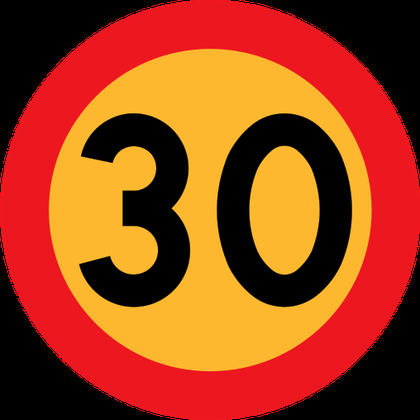
%> input picture SignalDetector/limit30.png, 420 x 420 px, shrunk from 508 x 508 before the run
$ octave ImageMeanShiftCluster.m   (GNU Octave 9; MATLAB toolbox functions it lacks are replaced by stand-ins)
%> lines starting %> are read from the running program, lines starting %| are printed output that depends on the picture
%Esempio del Mean Shift CLUSTERING applicato alle Immagini
%
%Genero dei punti da una Mistura di gaussiane 2D
clc;clear;close all;
Irgb=imread('./limit30.png');
%> Irgb is the input picture: size 420x420x3 uint8; mean R, G, B 160.4, 66.9, 25.3
Irgb=Irgb(1:6:end,1:6:end,:);
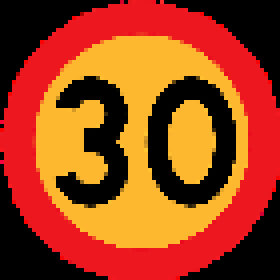
%> Irgb: size 70x70x3 uint8 (shown 4 times larger); mean R, G, B 160.1, 66.6, 25.3
figure(1);
imshow(Irgb);
R=Irgb(:,:,1);
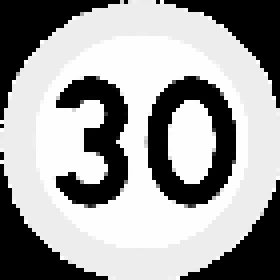
%> R: size 70x70 uint8 (shown 4 times larger); min 0, max 255, mean 160.1
G=Irgb(:,:,2);
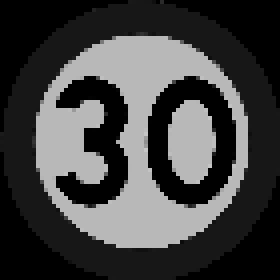
%> G: size 70x70 uint8 (shown 4 times larger); min 0, max 199, mean 66.6
B=Irgb(:,:,3);
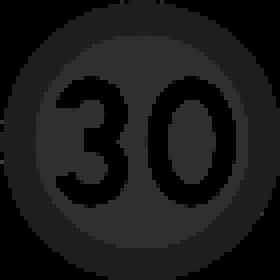
%> B: size 70x70 uint8 (shown 4 times larger); min 0, max 63, mean 25.3

[m,n,c]=size(Irgb);
%> m = 70; n = 70; c = 3
Npoints=m*n;
%> Npoints = 4900

R=reshape(R,1,Npoints);
%> R = 4900 values, max 255 at index 31, min 0 at index 1, mean 160.1
G=reshape(G,1,Npoints);
%> G = 4900 values, max 199 at index 2558, min 0 at index 1, mean 66.59
B=reshape(B,1,Npoints);
%> B = 4900 values, max 63 at index 41, min 0 at index 1, mean 25.26
Xi=double([R;G;B])/255.0;

%Immagine Clusterizzata
Rc=zeros(1,Npoints);
Gc=zeros(1,Npoints);
Bc=zeros(1,Npoints);

%% Visualizzo lo Spazio Colore
% figure(2);hold on;
% for i=1:Npoints
%         %Normalizzo
%         color=Xi(:,i);
%         %'MarkerSize',Sizes(i)
%         plot3(Xi(1,i),Xi(2,i),Xi(3,i),'o','MarkerFaceColor',color, ...
%         'MarkerEdgeColor',color);
%         grid on; box on;
%
% end

%Etichette da assegnare ai Punti
Labels=zeros(1,Npoints);

%> (the run ends here)

$ run again, with SignalDetector/GiveWay.png copied over SignalDetector/limit30.png
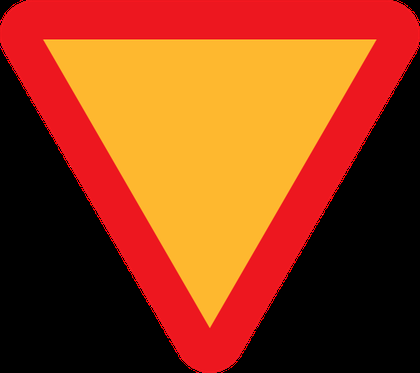
%> input picture SignalDetector/GiveWay.png, 420 x 373 px, shrunk from 511 x 454 before the run
%> Irgb is the input picture: size 373x420x3 uint8; mean R, G, B 148.3, 63.2, 23.5
%> Irgb: size 63x70x3 uint8
%> `R=Irgb(:,:,1);`:
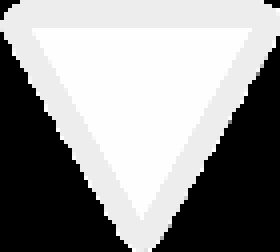
%> R: size 63x70 uint8 (shown 4 times larger); min 0, max 255, mean 147.5
%> `B=Irgb(:,:,3);`:
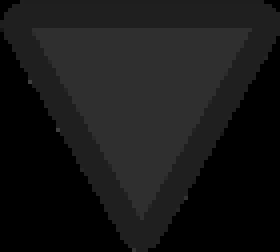
%> B: size 63x70 uint8 (shown 4 times larger); min 0, max 63, mean 23.3
%> `R=reshape(R,1,Npoints);`: R = 4410 values, max 255 at index 203, min 0 at index 1, mean 147.5
%> `G=reshape(G,1,Npoints);`: G = 4410 values, max 194 at index 1419, min 0 at index 1, mean 62.5
%> `B=reshape(B,1,Npoints);`: B = 4410 values, max 63 at index 462, min 0 at index 1, mean 23.33
